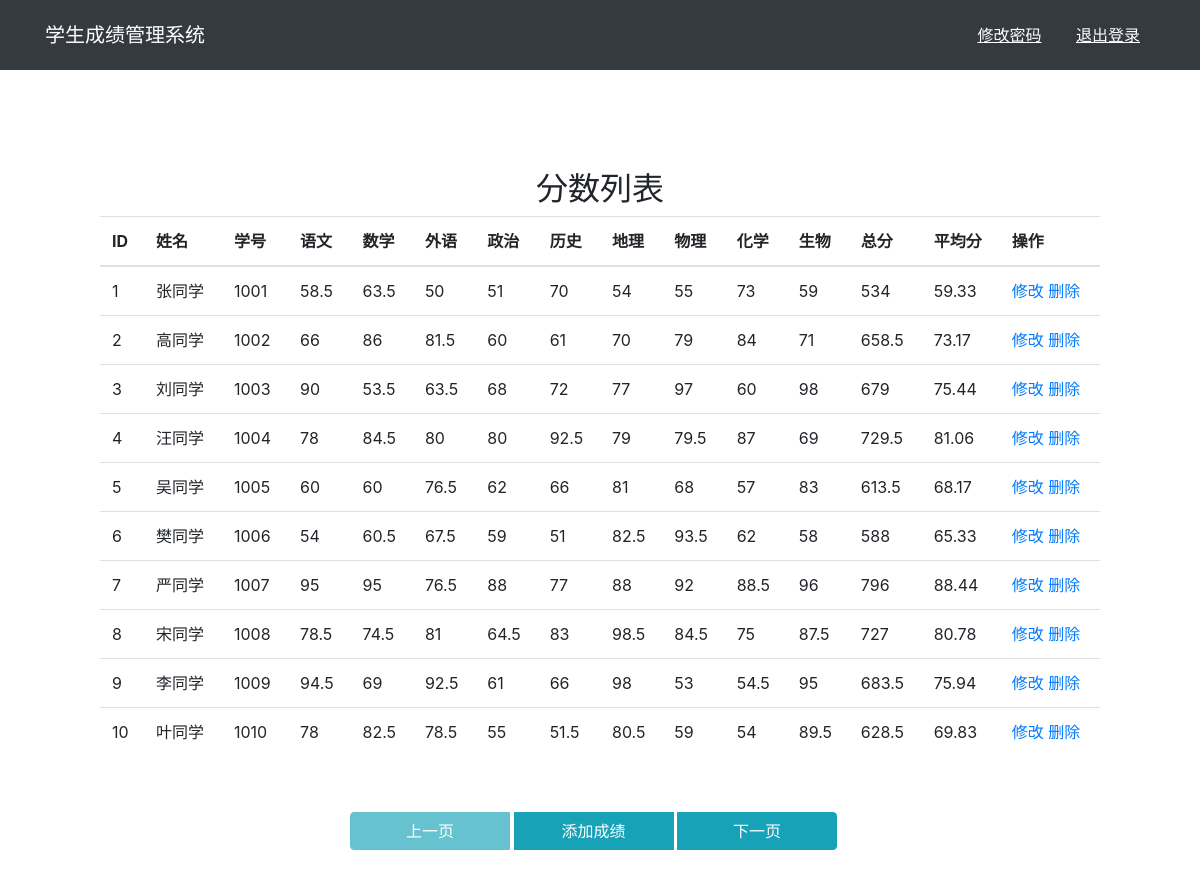
Screenshot of /admin/list.php with the database file from the repository.
### tables this page shows
CREATE TABLE `scores` (
  `id` int(11) NOT NULL,
  `name` varchar(50) NOT NULL,
  `student_id` varchar(50) NOT NULL,
  `YU` float DEFAULT NULL,
  `SHU` float DEFAULT NULL,
  `WAI` float DEFAULT NULL,
  `ZHENG` float DEFAULT NULL,
  `SHI` float DEFAULT NULL,
  `DI` float DEFAULT NULL,
  `WU` float DEFAULT NULL,
  `HUA` float DEFAULT NULL,
  `SHENG` float DEFAULT NULL
);

### connect.php (called while the page is built, shortened)
<?php
class Connect
{
	public $pdo;
	public function __construct()
	{
		try
		{
			$this->pdo = new PDO(self::dsn,
					self::db_username, self::db_password,
					array(PDO::MYSQL_ATTR_INIT_COMMAND => "set names utf8"));
		} catch (PDOException $e)
		{
			echo '数据库连接失败: ' . $e->getMessage();
			exit();
		}
	}
	private static function buildWhere($where, &$value)
	{
		if($where != null && is_array($where) && count($where) > 0 && is_array($value))
		{
			array_push($value, ...array_values($where));
			$where = 'WHERE ' . join('=? AND ', array_keys($where)) . '=?';
		}
		else
		{
			$where = '';
		}
		return $where;
	}
	public function selectByLimit($table, $fields, $offset, $count, $where = null)
	{
		if(!empty($table) && count($fields) > 0 && $count > 0)
		{
			$fields = join(',', array_values($fields));
			$value = array();
			$where = self::buildWhere($where, $value);
			$query = "SELECT {$fields} FROM {$table} {$where} LIMIT $offset,$count";
			$stmt = $this->pdo->prepare($query);
			if($stmt->execute($value))
			{
				return $stmt->fetchAll();
			}
		}
		return false;
	}
	public function getTotalRows($table)
	{
		return $this->getResultRows($table,null);
	}
	public function getResultRows($table, $where)
	{
		$value = array();
		$where = self::buildWhere($where, $value);
		$query = "SELECT COUNT(*) AS resultRows FROM {$table} {$where}";
		$stmt = $this->pdo->prepare($query);
		if($stmt->execute($value) && $result = $stmt->fetch())
		{
			return $result['resultRows'];
		}
		return 0;
	}
}
?>

### admin/list.php (the view, shortened to what this page needs)
<?php
require_once '../connect.php';
$CONNECT = new Connect();
$page = 1;
$page_rows = 10;
$total_rows = $CONNECT->getTotalRows('scores');
$max_page = ceil($total_rows / $page_rows);
$page = ($page > $max_page)? $max_page : $page;
$page = ($page < 1)? 1 : $page;
$row_start = ($page-1) * $page_rows;
$data = $CONNECT->selectByLimit('scores',array('*'), $row_start, $page_rows);
?>
<!DOCTYPE html>
<html>
<head>
  <link rel="stylesheet" href="../css/bootstrap.min.css">
</head>
<body>
<nav class="navbar navbar-dark navbar-fixed-top bg-dark" style="background:#343a40;">
	<div class="container">
		<a  style="color:white" class="navbar-brand" href="../index.php">学生成绩管理系统</a>
		<div style="float:right;">
			<a style="display:inline-block;color:white;padding:15px;" href="change_password.php" ><u>修改密码</u></a>
			<a style="display:inline-block;color:white;padding:15px;" href="login.php" ><u>退出登录</u></a>
		</div>
	</div>
</nav>
<div style="margin-top:100px;">
	<div class="center-block m-auto" style="width:1000px;">
		<center><h2>分数列表</h2></center>
		<table class="table table-hover mt-6" >
			<thead>
			  <tr>
			    <th>ID</th><th>姓名</th><th>学号</th>
			    <th>语文</th><th>数学</th><th>外语</th>
			    <th>政治</th><th>历史</th><th>地理</th>
			    <th>物理</th><th>化学</th><th>生物</th><th>总分</th><th>平均分</th>
			    <th>操作</th>
			  </tr>
			</thead>
			<tbody>
			  <?php
			  foreach($data as $row){
			  	$zongfen = $row['YU']+$row['SHU']+$row['WAI']+$row['ZHENG']+$row['SHI']+$row['DI']+$row['WU']+$row['HUA']+$row['SHENG'];
			  	$pingjunfen=$zongfen/9;
			  	$pingjunfen  = round($pingjunfen,2);
			  	echo "<tr><td>{$row['id']}</td><td>{$row['name']}</td><td>{$row['student_id']}</td>"
					."<td>{$row['YU']}</td><td>{$row['SHU']}</td><td>{$row['WAI']}</td>"
					."<td>{$row['ZHENG']}</td><td>{$row['SHI']}</td><td>{$row['DI']}</td>"
					."<td>{$row['WU']}</td><td>{$row['HUA']}</td><td>{$row['SHENG']}</td>"
  		            ."</td><td>{$zongfen}</td>"
  		            ."</td><td>{$pingjunfen}</td>"
		  			."<td><a href=\"edit.php?id={$row['id']}\">修改</a>&nbsp;<a href=\"delete.php?id={$row['id']}\">删除</a></td></tr>";
			  }
			  ?>
		    </tbody>
		</table>
		<br/>
		<center>
			<div class="btn-group mt-3" style="width:500px;">
				<?php
					$pre_page = $page - 1;
					$next_page = $page + 1;
					$has_prev = $pre_page >= 1;
					$has_next = $next_page <= $max_page;
				?>
			    <button type="button" style="width:160px;"
				class="btn btn-info <?php if(!$has_prev) echo ' disabled ';?>">上一页</button>
				<button type="button" style="width:160px;" onclick="javascrtpt:window.location.href='add.php'" class="btn btn-info">添加成绩</button>
				<button type="button" style="width:160px;"
				<?php if($has_next) echo " onclick=\"javascrtpt:window.location.href='list.php?page=$next_page'\" "; ?>
				class="btn btn-info <?php if(!$has_next) echo ' disabled ';?>">下一页</button>
			</div>
		</center>
		<br/>
		<br/>
		<br/>
		<br/>
	</div>
</div>
</body>
</html>

### rows the page displays
scores: id "1", name "张同学", student "1001", YU "58.5", SHU "63.5", WAI "50", ZHENG "51", SHI "70", DI "54", WU "55", HUA "73", SHENG "59", zongfen "534", pingjunfen "59.33"
scores: id "2", name "高同学", student "1002", YU "66", SHU "86", WAI "81.5", ZHENG "60", SHI "61", DI "70", WU "79", HUA "84", SHENG "71", zongfen "658.5", pingjunfen "73.17"
scores: id "3", name "刘同学", student "1003", YU "90", SHU "53.5", WAI "63.5", ZHENG "68", SHI "72", DI "77", WU "97", HUA "60", SHENG "98", zongfen "679", pingjunfen "75.44"
scores: id "4", name "汪同学", student "1004", YU "78", SHU "84.5", WAI "80", ZHENG "80", SHI "92.5", DI "79", WU "79.5", HUA "87", SHENG "69", zongfen "729.5", pingjunfen "81.06"
scores: id "5", name "吴同学", student "1005", YU "60", SHU "60", WAI "76.5", ZHENG "62", SHI "66", DI "81", WU "68", HUA "57", SHENG "83", zongfen "613.5", pingjunfen "68.17"
scores: id "6", name "樊同学", student "1006", YU "54", SHU "60.5", WAI "67.5", ZHENG "59", SHI "51", DI "82.5", WU "93.5", HUA "62", SHENG "58", zongfen "588", pingjunfen "65.33"
scores: id "7", name "严同学", student "1007", YU "95", SHU "95", WAI "76.5", ZHENG "88", SHI "77", DI "88", WU "92", HUA "88.5", SHENG "96", zongfen "796", pingjunfen "88.44"
scores: id "8", name "宋同学", student "1008", YU "78.5", SHU "74.5", WAI "81", ZHENG "64.5", SHI "83", DI "98.5", WU "84.5", HUA "75", SHENG "87.5", zongfen "727", pingjunfen "80.78"
scores: id "9", name "李同学", student "1009", YU "94.5", SHU "69", WAI "92.5", ZHENG "61", SHI "66", DI "98", WU "53", HUA "54.5", SHENG "95", zongfen "683.5", pingjunfen "75.94"
scores: id "10", name "叶同学", student "1010", YU "78", SHU "82.5", WAI "78.5", ZHENG "55", SHI "51.5", DI "80.5", WU "59", HUA "54", SHENG "89.5", zongfen "628.5", pingjunfen "69.83"
